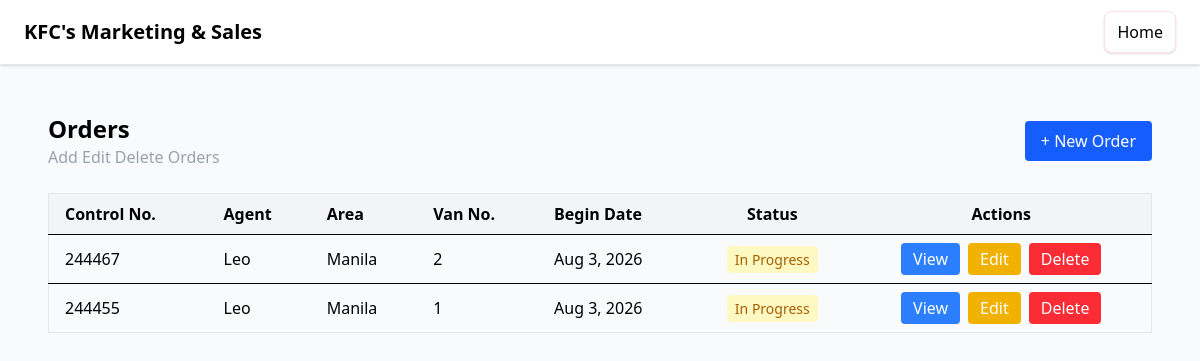
The app's page /orders/, older data.
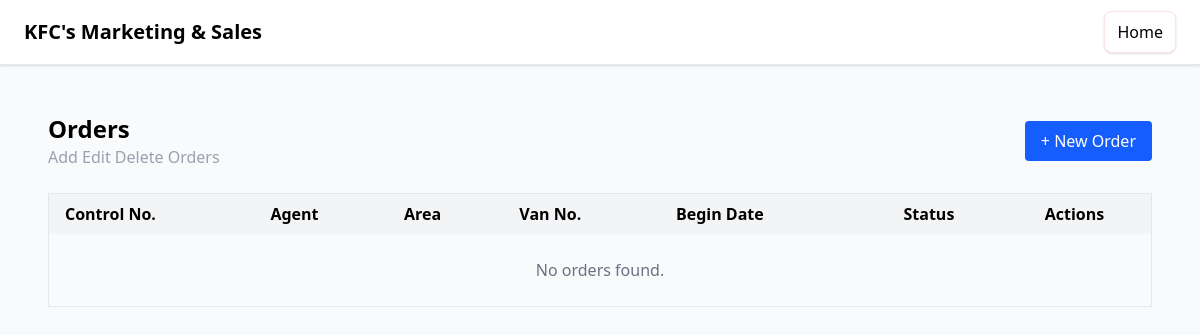
The same page, newer data.
### orders/models.py (models this page shows, shortened)
class OrderDetails(models.Model):
    id = models.BigAutoField(primary_key=True)
    control_no = models.CharField(max_length=15, unique=True)
    area = models.ForeignKey(Area, on_delete=models.CASCADE, related_name="orders")
    agent = models.ForeignKey(Employee, on_delete=models.CASCADE, related_name="orders")
    van_number = models.IntegerField(null=True, blank=True)
    beg_date = models.DateTimeField(auto_now_add=True)
    end_date = models.DateTimeField(null=True, blank=True)
    objects = OrderQuerySet.as_manager()
    class Meta:
        ordering = ["-beg_date"]
    @property
    def is_complete(self):
        return self.end_date is not None

### employees/models.py (models this page shows)
class Employee(models.Model):
  SEX_CHOICES = [
      ('M', 'Male'),
      ('F', 'Female'),
  ]
  employee_id = models.BigAutoField(primary_key=True)
  employee_name = models.CharField(max_length=255)
  employee_nickname = models.CharField(max_length=255, null=True)
  employee_group = models.CharField(max_length=255, null=True)
  employee_position = models.CharField(max_length=255, null=True)
  employee_birthdate = models.DateField()
  employee_hiredate = models.DateField()
  employee_sex = models.CharField(max_length=1, choices=SEX_CHOICES)
  employee_sss = models.CharField(max_length=20, null=True)
  employee_gsis = models.CharField(max_length=20, null=True)
  employeeActive = models.BooleanField(default=False)
  def __str__(self):
    return self.employee_name
  class Meta:
    ordering = ['employee_name']

### area_prices/models.py (models this page shows)
class Area(models.Model):
  area_id = models.BigAutoField(primary_key=True)
  area_name = models.CharField(max_length=255)
  class Meta:
    ordering = ['area_name']
  def __str__(self):
    return self.area_name

### orders/views.py (the view)
# urls.py: path("", views.order_list, name="order_list"),
def order_list(request):
    orders = services.search_orders(
        control_no=request.GET.get("control_no"),
        area_id=request.GET.get("area"),
        agent_id=request.GET.get("agent"),
        product_id=request.GET.get("product"),
        van_number=request.GET.get("van_number"),
        sort=request.GET.get("sort", "-beg_date"),
    )
    return render(request, "orders/home.html", {"orders": orders})

### orders/services.py (called while the page is built)
def search_orders(control_no=None, area_id=None, customer_id=None, agent_id=None,
                   product_id=None, van_number=None, sort="-beg_date"):
    qs = OrderDetails.objects.select_related("area", "agent").prefetch_related(
        "customers__customer", "customers__transactions"
    )
    if control_no:
        qs = qs.filter(control_no__icontains=control_no)
    if area_id:
        qs = qs.filter(area_id=area_id)
    if agent_id:
        qs = qs.filter(agent_id=agent_id)
    if van_number:
        qs = qs.filter(van_number=van_number)
    if customer_id:
        qs = qs.filter(customers__customer_id=customer_id).distinct()
    if product_id:
        qs = qs.filter(
            Q(deliveries__product_id=product_id) |
            Q(customers__transactions__product_id=product_id)
        ).distinct()
    return qs.order_by(sort)

### templates/orders/home.html
{% extends 'base.html' %}
{% block content %}
<div class="p-6 space-y-6">
  {% include 'orders/components/main_order_header.html' %}
  {% include 'orders/components/main_order_list.html' %}
</div>
{% endblock content %}

### templates/orders/components/main_order_list.html
<div class="overflow-x-auto">
  <table class="min-w-full border border-gray-200 rounded-lg">
    <thead class="bg-gray-100">
      <tr>
        <th class="px-4 py-2 text-left">Control No.</th>
        <th class="px-4 py-2 text-left">Agent</th>
        <th class="px-4 py-2 text-left">Area</th>
        <th class="px-4 py-2 text-left">Van No.</th>
        <th class="px-4 py-2 text-left">Begin Date</th>
        <th class="px-4 py-2 text-center">Status</th>
        <th class="px-4 py-2 text-center">Actions</th>
      </tr>
    </thead>
    <tbody>
      {% for order in orders %}
      <tr class="border-t hover:bg-gray-50">
        <td class="px-4 py-2">
          {{ order.control_no }}
        </td>
        <td class="px-4 py-2">
          {{ order.agent }}
        </td>
        <td class="px-4 py-2">
          {{ order.area }}
        </td>
        <td class="px-4 py-2">
          {{ order.van_number|default:"—" }}
        </td>
        <td class="px-4 py-2">
          {{ order.beg_date|date:"M j, Y" }}
        </td>
        <td class="px-4 py-2 text-center">
          {% if order.is_complete %}
            <span class="rounded bg-green-100 px-2 py-1 text-sm font-medium text-green-700">
              Completed
            </span>
          {% else %}
            <span class="rounded bg-yellow-100 px-2 py-1 text-sm font-medium text-yellow-700">
              In Progress
            </span>
          {% endif %}
        </td>
        <td class="px-4 py-2">
          <div class="flex justify-center gap-2">
            <a
              href="{% url 'order_detail' order.id %}"
              class="rounded bg-blue-500 px-3 py-1 text-white hover:bg-blue-600"
            >
              View
            </a>
            <a
              href="{% url 'order_edit' order.id %}"
              class="rounded bg-yellow-500 px-3 py-1 text-white hover:bg-yellow-600"
            >
              Edit
            </a>
            <a
              href="{% url 'order_delete' order.id %}"
              class="rounded bg-red-500 px-3 py-1 text-white hover:bg-red-600"
            >
              Delete
            </a>
          </div>
        </td>
      </tr>
      {% empty %}
      <tr>
        <td colspan="7" class="px-4 py-6 text-center text-gray-500">
          No orders found.
        </td>
      </tr>
      {% endfor %}
    </tbody>
  </table>
</div>

Row changes from the older to the newer data that the page shows:
removed OrderDetails: control_no "244467", agent "Leo", area "Manila", van_number "2", beg_date "Aug 3, 2026", shows "In Progress"
removed OrderDetails: control_no "244455", agent "Leo", area "Manila", van_number "1", beg_date "Aug 3, 2026", shows "In Progress"
Text that changed along with them:
text now shown: "No orders found."
